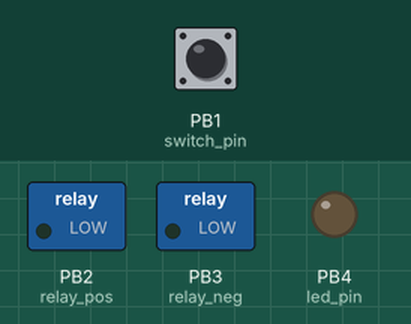
Recording of a sketch running on a simulated ATtiny85, built with avr-gcc and run on an emulated ATtiny85. On the bench: switched loads named in the sketch (green lamp = pin HIGH), output pins drawn as LEDs (lit = HIGH). The test bench sets the inputs (shaded band); at power-on: PB1 (switch_pin) HIGH.

Above: at 1.2 s.
1.3 s: PB1 (switch_pin) pulled LOW for 0.15 s
At 2.5 s:
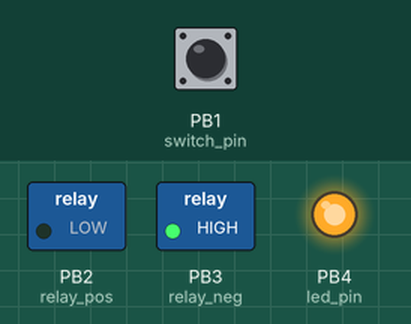
2.9 s: PB1 (switch_pin) pulled LOW for 1 s
At 3.7 s:
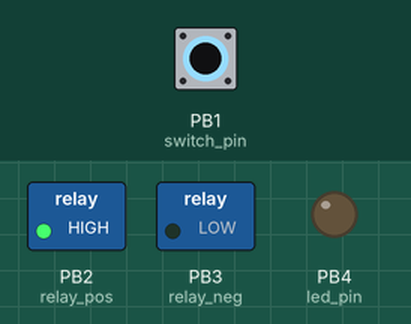
5.4 s: PB1 (switch_pin) pulled LOW for 3.2 s
At 5.7 s:
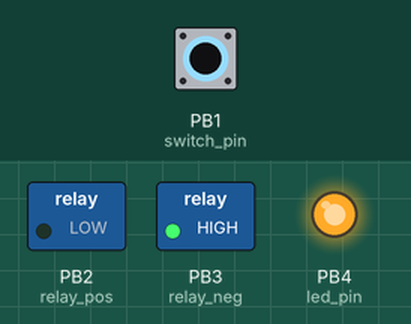
Timing chart, 0 to 8.4 s (numbered marks = the images above; inputs shaded):
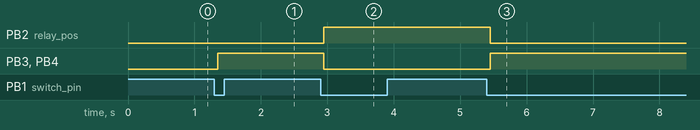

Measured:
- after the input at 1.3 s, PB3 (relay_neg), PB4 (led_pin): LOW → HIGH after 0.05 s
- after the input at 2.9 s, PB2 (relay_pos): LOW → HIGH after 0.05 s; PB3 (relay_neg), PB4 (led_pin): HIGH → LOW after 0.05 s
- after the input at 5.4 s, PB2 (relay_pos): HIGH → LOW after 0.05 s; PB3 (relay_neg), PB4 (led_pin): LOW → HIGH after 0.05 s

The sketch:

latching_relay_script_panasonic_tq2_l_ATTiny85.ino
```cpp
#include <Bounce2.h>
// Bounce 2 library initialized, this will come in handy for debouncing switch. All debouncing does is make sure that when the switch is pushed
// the microcontroller doesnt get confused, when a connection is made there can be noise within the circuit, this delay time stops the
// microcontroller from seeing the noise as further inputs.
// This library can be downloaded through the Arduino IDE.


// Use Variables to give names to pins for later reference, makes it easier to follow what's happening in the circuit.
// Using the "const int," is setting variables that cannot be changed once declared, we're not going to change our pins in a circuit otherwise would use just "int"
const int relay_pos = 2;
const int relay_neg = 3;
const int led_pin = 4;
const int switch_pin = 1;

// Using #define to seperate the two sets of variables, just so it's easier to follow.
#define switch_on LOW
#define switch_off HIGH
#define relay_on LOW
#define relay_off HIGH

// When powered on this sets the mode to "off" state
byte mode = 0;

// Setting up bounce library to be used further down.
Bounce bouncer = Bounce();

// Sets pin names up with their function, inputs are to be read, outputs are to be written.
void setup()
{ pinMode(switch_pin, INPUT);
  pinMode(led_pin, OUTPUT);
  pinMode(relay_pos, OUTPUT);
  pinMode(relay_neg, OUTPUT);
 // What do we want debouncing, the switch pin of course.
  bouncer .attach(switch_pin);
 // With an interval of 50ms, this can be a bit overkill for some people but I like it like this, feel free to change it to whatever you like,
 //most people use 35ms or over.
  bouncer .interval(50);
}

//The main event! So here we start at "mode 0" which means the relay is set to the off position which means it's bypassing the circuit, going from your guitar's
//input straight the output. This loop is going to be running the entire time the pedal is powered on and will be cycling through these pieces of code every time
//the button is pushed

void loop() {
//We are telling bouincer to update every time the switch gets pushed to run the bouncer code in the background.
  bouncer.update ( );
//Here we are initializing "switch states" in C++, this is essentially a deck of 4 cards, the one on the top is being moved to the bottom every time the mode is
//changed and will constantly run almost like a conveyor belt.
  switch(mode)
  {
    case 0: //The pedal is currently off and we want to turn it on so when the button is pushed...
      if (bouncer.read() == LOW) // When the switch is hit it completes a connection to ground so the chip will see "LOW"
      { digitalWrite(relay_pos, relay_on);
       // As latching relays are usually "LOW" activated it means that they will need a low reading on the positive terminal
       //and a high reading on the negitive terminal in order to switch
        digitalWrite(relay_neg, HIGH);
        digitalWrite(led_pin, HIGH); // This sends charge to the LED to show that the pedal is now "on" to the user.
        mode = 1;
      }
      break; //Telling the chip to not do anything further.
    case 1: //Telling the chip not to do anything when the switch is released after pushing.
      if ( bouncer.read() == HIGH){
        mode = 2;
      }
      break;
    case 2: // This part is telling the chip to switch the pedal off, it's just the opposite of what happened to turn it on.
      if ( bouncer.read() == LOW )
      {
        digitalWrite(relay_pos, relay_off);
        digitalWrite(relay_neg, LOW);
        digitalWrite(led_pin, LOW);
        mode = 3;
      }
      break;
    case 3:
      if ( bouncer.read() == HIGH )
        mode = 0;
      break;
  }


}
```
